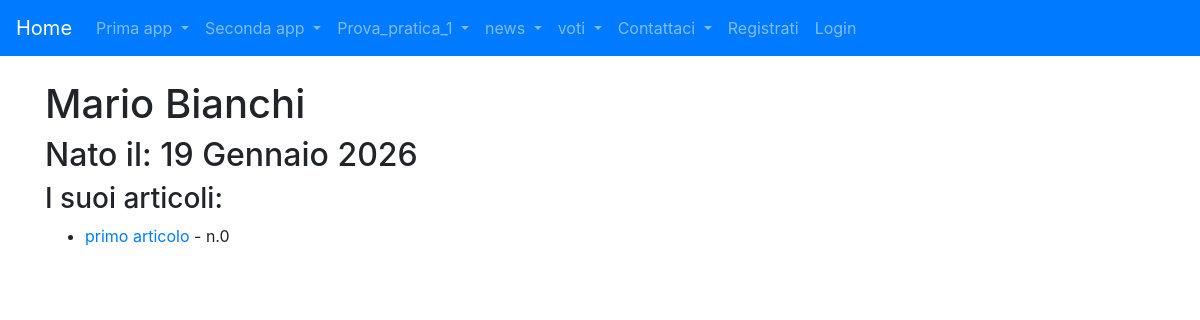
/news/giornalista/3, run on an earlier commit of the app's database.
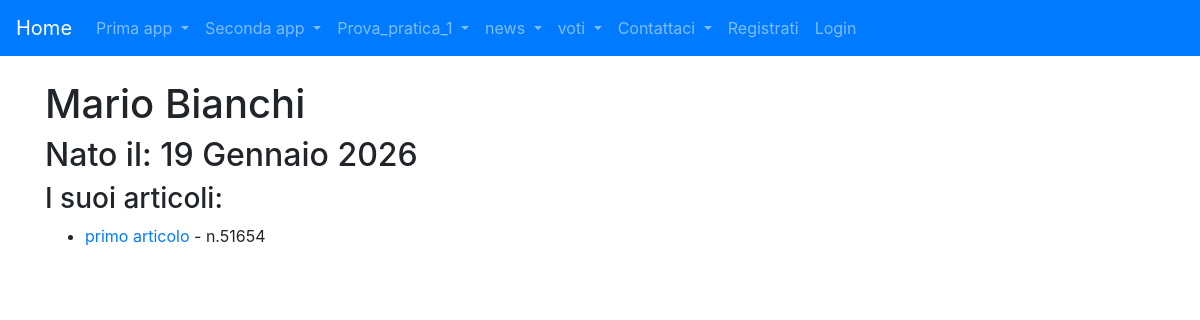
And on a later commit of the database.
### news/models.py (models this page shows, shortened)
class Articolo(models.Model):
    titolo = models.CharField(max_length=100)
    contenuto = models.TextField()
    giornalista = models.ForeignKey(Giornalista, on_delete=models.CASCADE, related_name="articoli")
    data = models.DateField(blank=True)
    visualizzazioni = models.IntegerField(default=0,blank=True)
    class Meta:
        verbose_name = "Articolo"
        verbose_name_plural = "Articoli"

### news/views.py (the view)
# urls.py: path("giornalista/<int:pk>", giornalistaDetailView, name="giornalista_detail")
def giornalistaDetailView(request, pk):
    giornalista = get_object_or_404(Giornalista, pk=pk)
    articoli = Articolo.objects.all()
    context = {"giornalista": giornalista, "articoli":articoli}
    return render(request, "news/giornalista_detail.html", context)

### news/templates/news/giornalista_detail.html (shortened to what this page needs)
{% extends "base.html" %}
{% block content %}
    <h1>{{ giornalista.nome }} {{ giornalista.cognome }}</h1>
    <h2>Nato il: {{ giornalista.anno_di_nascita }} </h2>
    <h3>I suoi articoli:</h3>
    <ul>
        {%for articolo in articoli%}
            {%if articolo.giornalista.id == giornalista.id%}
            <li><a href={% url 'news:articolo_detail' articolo.id %}>{{ articolo.titolo }}</a> - n.{{articolo.visualizzazioni}}</li>
            {%endif%}
        {%endfor%}
    </ul>
{% endblock content %}

What changed in the data, as far as the page shows it:
changed Articolo "primo articolo": visualizzazioni "0" → "51654"
